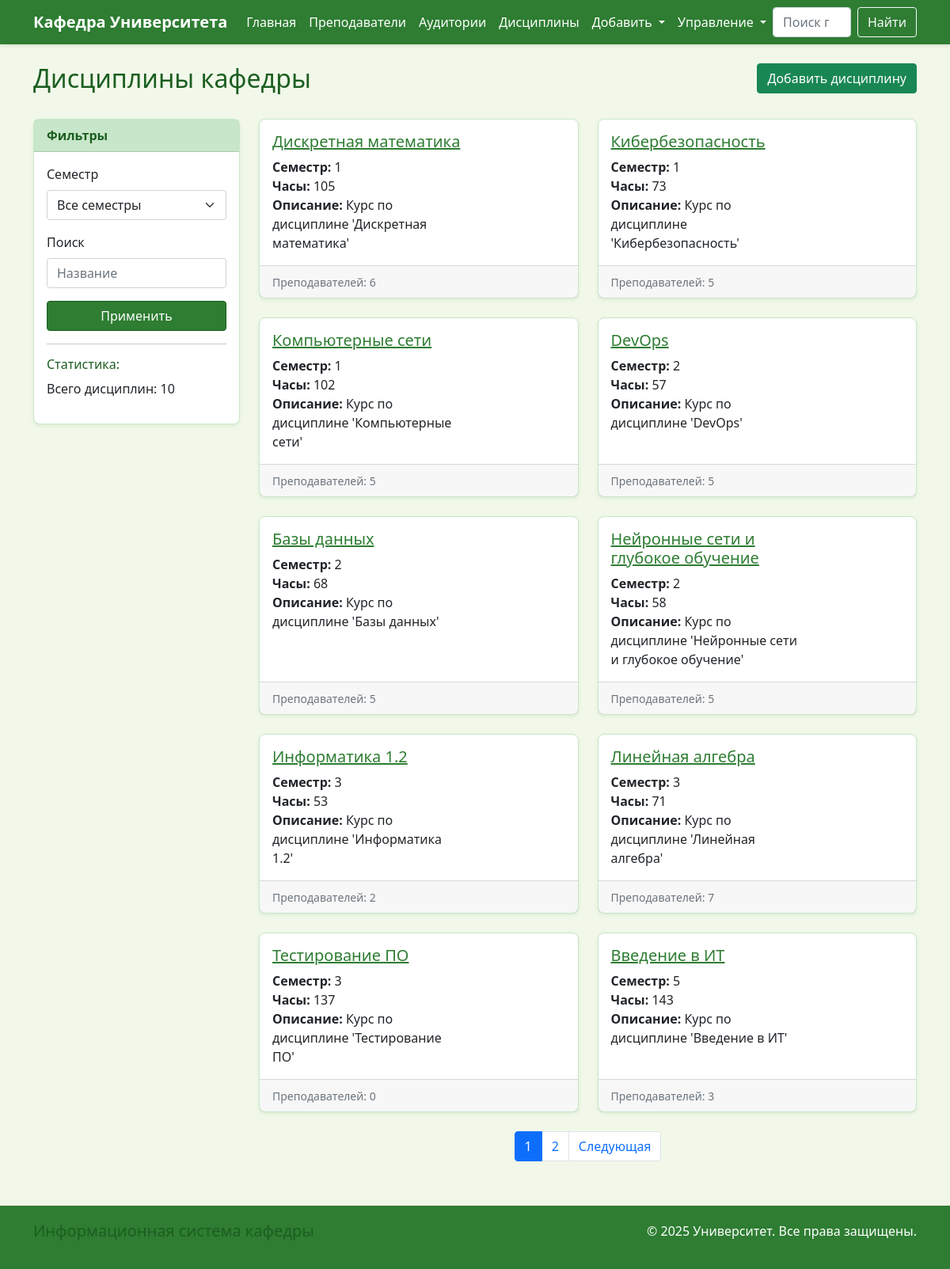
Page /disciplines/ on the committed database.
### department/models.py (models this page shows, shortened)
class Discipline(models.Model):
    name = models.CharField(max_length=200, verbose_name="Название дисциплины")
    semester = models.IntegerField(
        verbose_name="Семестр",
        validators=[MinValueValidator(1), MaxValueValidator(12)]
    )
    hours = models.IntegerField(verbose_name="Количество часов")
    description = models.TextField(verbose_name="Описание", blank=True)
    class Meta:
        verbose_name = "Дисциплина"
        verbose_name_plural = "Дисциплины"
        ordering = ['semester', 'name']

### department/views.py (the view)
# urls.py: path('disciplines/', views.DisciplineListView.as_view(), name='discipline_list'),
class DisciplineListView(ListView):
    model = Discipline
    template_name = 'department/discipline_list.html'
    context_object_name = 'disciplines'
    ordering = ['semester', 'name']
    paginate_by = 10
    def get_queryset(self):
        queryset = super().get_queryset()
        semester = self.request.GET.get('semester')
        if semester:
            queryset = queryset.filter(semester=semester)
        search_query = self.request.GET.get('search')
        if search_query:
            queryset = queryset.filter(
                Q(name__icontains=search_query) |
                Q(description__icontains=search_query)
            )
        return queryset
    def get_context_data(self, **kwargs):
        context = super().get_context_data(**kwargs)
        queryset = self.get_queryset()
        total_hours = sum(d.hours for d in queryset)
        total_teachers = sum(d.teacher_set.count() for d in queryset)
        context['total_hours'] = total_hours
        context['total_teachers'] = total_teachers
        return context

### templates/department/discipline_list.html (shortened to what this page needs)
{% extends 'base.html' %}
{% block content %}
<div class="row mb-4">
    <div class="col-md-8">
        <h2>Дисциплины кафедры</h2>
    </div>
    <div class="col-md-4 text-end">
        <a href="{% url 'department:discipline_create' %}" class="btn btn-success">
             Добавить дисциплину
        </a>
    </div>
</div>
<div class="row">
    <div class="col-md-3">
        <div class="card mb-4">
            <div class="card-header">
                Фильтры
            </div>
            <div class="card-body">
                <form method="get">
                    <div class="mb-3">
                        <label for="semester" class="form-label">Семестр</label>
                        <select class="form-select" id="semester" name="semester">
                            <option value="">Все семестры</option>
                        </select>
                    </div>
                    <div class="mb-3">
                        <label for="search" class="form-label">Поиск</label>
                        <input type="text" class="form-control" id="search" name="search"
                               value="{{ request.GET.search }}" placeholder="Название">
                    </div>
                    <button type="submit" class="btn btn-primary w-100">Применить</button>
                </form>
                <hr>
                <div class="mt-3">
                    <h6>Статистика:</h6>
                    <ul class="list-unstyled">
                        <li>Всего дисциплин: {{ disciplines.count }}</li>
                    </ul>
                </div>
            </div>
        </div>
    </div>
    <div class="col-md-9">
        <div class="row">
            {% for discipline in disciplines %}
            <div class="col-md-6 mb-4">
                <div class="card h-100">
                    <div class="card-body">
                        <div class="row">
                            <div class="col-8">
                                <h5 class="card-title">
                                    <a href="{% url 'department:discipline_detail' discipline.pk %}">
                                        {{ discipline.name }}
                                    </a>
                                </h5>
                                <p class="card-text">
                                    <strong>Семестр:</strong> {{ discipline.semester }}<br>
                                    <strong>Часы:</strong> {{ discipline.hours }}<br>
                                    {% if discipline.description %}
                                    <strong>Описание:</strong> {{ discipline.description|truncatechars:80 }}<br>
                                    {% endif %}
                                </p>
                            </div>
                        </div>
                    </div>
                    <div class="card-footer">
                        <small class="text-muted">
                            Преподавателей: {{ discipline.teacher_set.count }}
                        </small>
                    </div>
                </div>
            </div>
            {% empty %}
            <div class="col-12">
                <div class="alert alert-info">
                    Дисциплины не найдены.
                </div>
            </div>
            {% endfor %}
        </div>
        {% if is_paginated %}
        <nav aria-label="Page navigation">
            <ul class="pagination justify-content-center">
                {% for num in page_obj.paginator.page_range %}
                {% if page_obj.number == num %}
                <li class="page-item active">
                    <span class="page-link">{{ num }}</span>
                </li>
                {% elif num > page_obj.number|add:'-3' and num < page_obj.number|add:'3' %}
                <li class="page-item">
                    <a class="page-link" href="?page={{ num }}{% if request.GET.search %}&search={{ request.GET.search }}{% endif %}{% if request.GET.semester %}&semester={{ request.GET.semester }}{% endif %}">{{ num }}</a>
                </li>
                {% endif %}
                {% endfor %}
                {% if page_obj.has_next %}
                <li class="page-item">
                    <a class="page-link" href="?page={{ page_obj.next_page_number }}">Следующая</a>
                </li>
                {% endif %}
            </ul>
        </nav>
        {% endif %}
    </div>
</div>
{% endblock %}

### templates/base.html (style rules this page uses)
:root { --primary-green: #2e7d32; --light-green: #4caf50; --dark-green: #1b5e20; --lighter-green: #c8e6c9; --bg-green: #f1f8e9; }
body { background-color: var(--bg-green); font-family: 'Segoe UI', Tahoma, Geneva, Verdana, sans-serif; }
.btn-primary { background-color: var(--primary-green); border-color: var(--dark-green); }
.card { border: 1px solid var(--lighter-green); border-radius: 8px; box-shadow: 0 2px 4px rgba(46, 125, 50, 0.1); }
.card-header { background-color: var(--lighter-green); color: var(--dark-green); font-weight: bold; }
h1, h2, h3, h4, h5, h6 { color: var(--dark-green); }
a { color: var(--primary-green); }

### rows in the picture
Discipline: name "Дискретная математика", semester "1", hours "105", description "Курс по дисциплине 'Дискретная математика'", teacher_set.count "6"
Discipline: name "Кибербезопасность", semester "1", hours "73", description "Курс по дисциплине 'Кибербезопасность'", teacher_set.count "5"
Discipline: name "Компьютерные сети", semester "1", hours "102", description "Курс по дисциплине 'Компьютерные сети'", teacher_set.count "5"
Discipline: name "DevOps", semester "2", hours "57", description "Курс по дисциплине 'DevOps'", teacher_set.count "5"
Discipline: name "Базы данных", semester "2", hours "68", description "Курс по дисциплине 'Базы данных'", teacher_set.count "5"
Discipline: name "Нейронные сети и глубокое обучение", semester "2", hours "58", description "Курс по дисциплине 'Нейронные сети и глубокое обучение'", teacher_set.count "5"
Discipline: name "Информатика 1.2", semester "3", hours "53", description "Курс по дисциплине 'Информатика 1.2'", teacher_set.count "2"
Discipline: name "Линейная алгебра", semester "3", hours "71", description "Курс по дисциплине 'Линейная алгебра'", teacher_set.count "7"
Discipline: name "Тестирование ПО", semester "3", hours "137", description "Курс по дисциплине 'Тестирование ПО'", teacher_set.count "0"
Discipline: name "Введение в ИТ", semester "5", hours "143", description "Курс по дисциплине 'Введение в ИТ'", teacher_set.count "3"

### other values in the picture
{{ disciplines.count }} "10"
{{ num }} "1"
{{ num }} "2"
